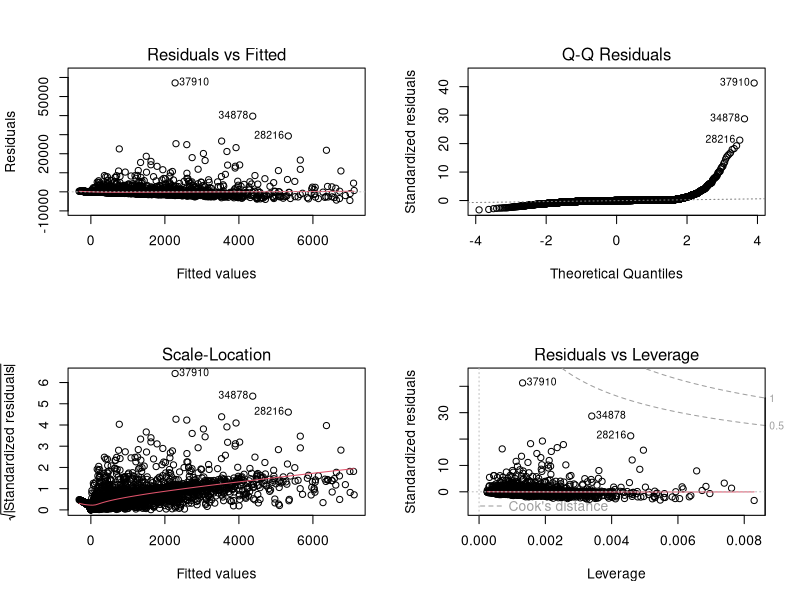
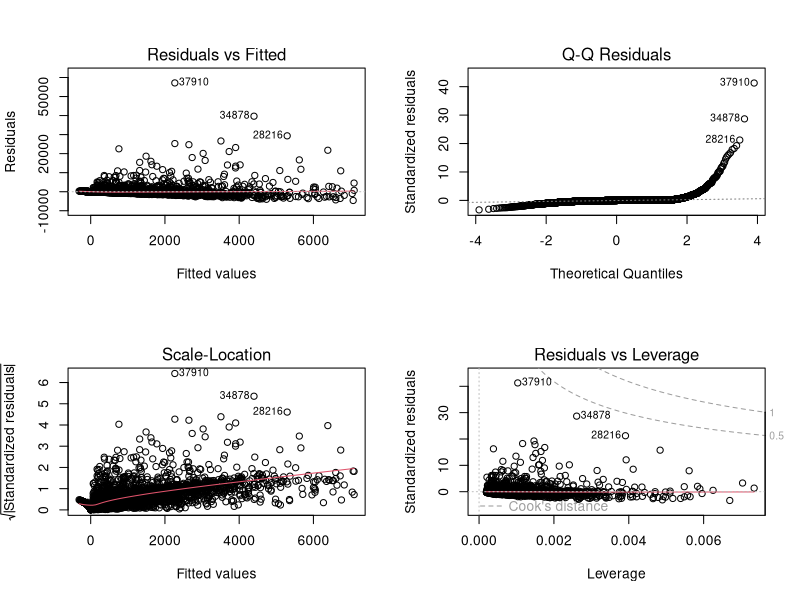
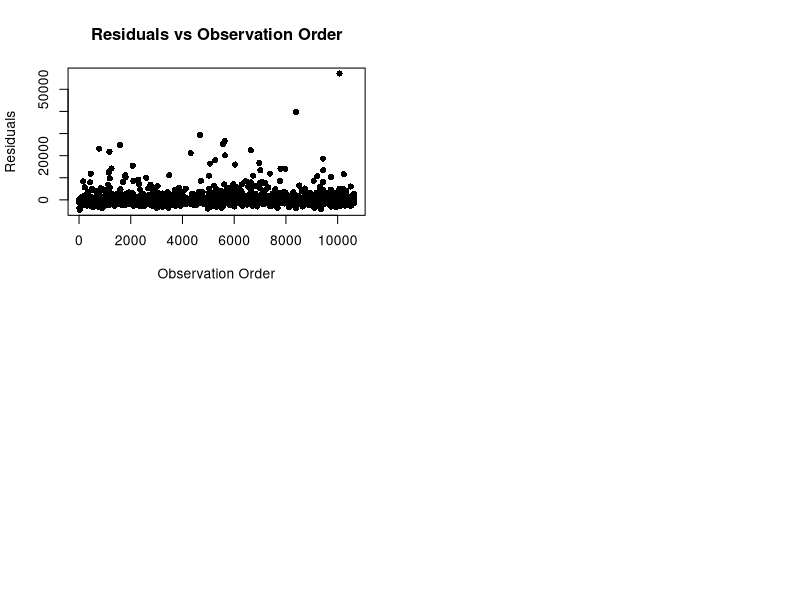

The R source for these figures, in order:
## Assignment 1
#Load libraries--------------
library(car) #VIF
library(MASS) #StepAIC

#Import data-----------
expenditure <-read.table("expenditure.txt")

#Creating a vector of names for readability
names(expenditure)<- c("general", "mental", "bmi", "income", "age",
                       "gender", "ethnicity", "education", "region", "hypertension",
                       "hyperlipidemia", "dvisit", "ndvisit", "dvexpend", "ndvexpend")

#Question 1----------------------
#Let us start by fitting our model of choice, the multiple linear regression, using
##expenditure on doc visits as our dependent variable and a subset of regressors from our data set
lm1.fit <- lm(dvexpend ~ general + mental + bmi + income + age + gender +
                education + hypertension + hyperlipidemia + 
                dvisit, data = expenditure) 
vif(lm1.fit)

#Question 2----------------------
#Here we obtain a summary so we can perform statistical analysis 
summary(lm1.fit) 

par(mfrow = c(2,2))
plot(lm1.fit)


#Appendix----------------------
#Forward Selection
lm2.fit <- lm(dvexpend ~1, data=expenditure)
stepAIC(lm2.fit,~.)
stepAIC(lm2.fit, ~dvexpend + general + mental + bmi + income + age + gender +
          education + hypertension + hyperlipidemia + 
          dvisit, data = expenditure)

#According to forward selection, the model include these variables: 
lm3.fit <- lm(dvexpend ~ dvisit + income + general + mental + 
                gender + bmi, data=expenditure) 
summary(lm3.fit)
par(mfrow = c(2,2))
plot(lm3.fit) #similar to lm1.fit

#Residual plot
residuals <- residuals(lm1.fit)
observation_order <- seq(1, length(residuals)) #we wish to check independence of residuals so we plot against obs order
plot(observation_order, residuals, 
     xlab = "Observation Order", 
     ylab = "Residuals", 
     main = "Residuals vs Observation Order",
     pch = 16, # to use solid dots for residuals
     col = "black") #black for the points